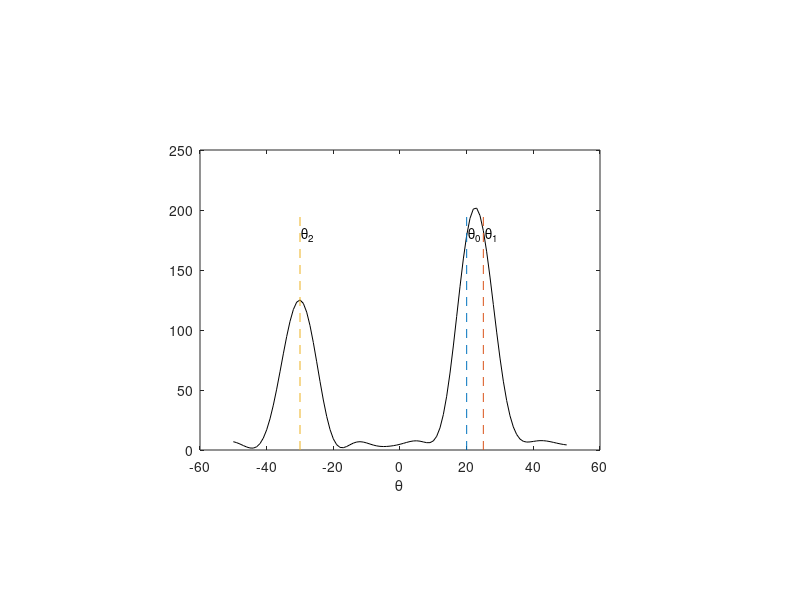

The MATLAB script that drew this image:
%
% Direction of arrival based on the Bartlett method
% 
M=10;
theta0=20*pi/180;
theta1=25*pi/180;
theta2=-30*pi/180;
s0=exp(1j*pi*[0:M-1]'*sin(theta0));
s1=exp(1j*pi*[0:M-1]'*sin(theta1));
s2=exp(1j*pi*[0:M-1]'*sin(theta2));
P0=1;
P1=1;
P2=1;
sigma_nu=0.01;
X=[];
for n=1:100
    X=[X sqrt(P0)*randn*s0+sqrt(P1)*randn*s1+sqrt(P2)*randn*s2...
        +sigma_nu*randn(M,1)];
end
R=X*X'/100;
for theta=-50:50
    s=exp(1j*pi*[0:M-1]'*sin(theta*pi/180));
    S(theta+51)=s'*R*s;
end
figure,axes('position',[0.25 0.25 0.5 0.5])
plot([-50:50],S,'k'),hold on
plot(20*[1 1],[0 200],'--')
text(20.5,180,'\theta_0')
plot(25*[1 1],[0 200],'--')
text(25.5,180,'\theta_1')
plot(-30*[1 1],[0 200],'--')
text(-29.5,180,'\theta_2')
xlabel('\theta')
hold off
